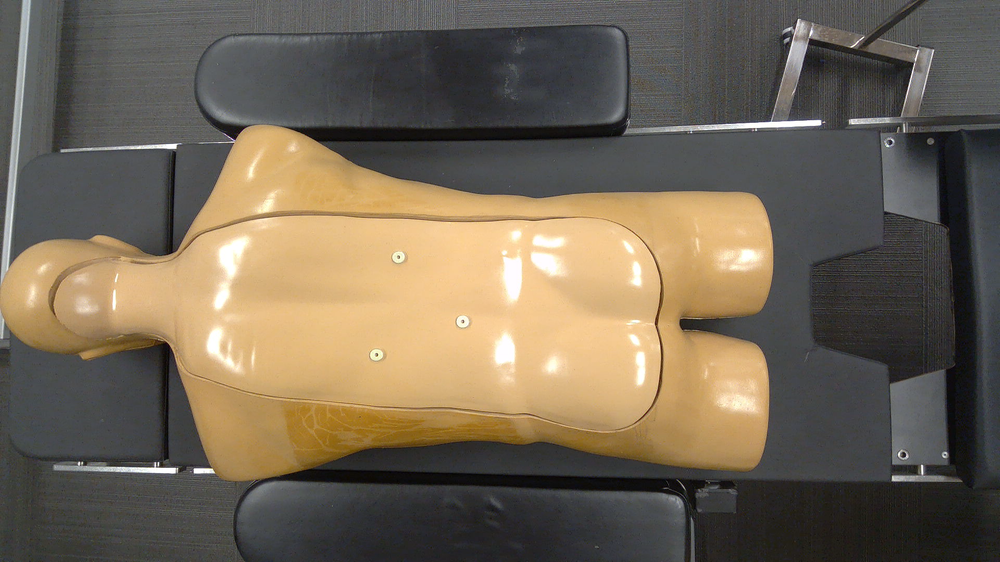
#> input picture rgb.png, 1000 x 562 px, shrunk from 1920 x 1080 before the run
$ jupyter execute Untitled.ipynb
#> lines starting #> are read from the running program, lines starting #| are printed output that depends on the picture; after the words box and inside, x2 and y2 are one past the last pixel; in counts of white or black regions, pixels touching at a corner belong together
[cell 1]
import cv2
import numpy as np
import matplotlib.pyplot as plt

[cell 2]
img = cv2.imread('rgb.png')
#> img is the input picture: shape (562, 1000, 3); mean B, G, R 85.3, 102.3, 113.8

[cell 3]
gray = cv2.cvtColor(img, cv2.COLOR_BGR2GRAY)
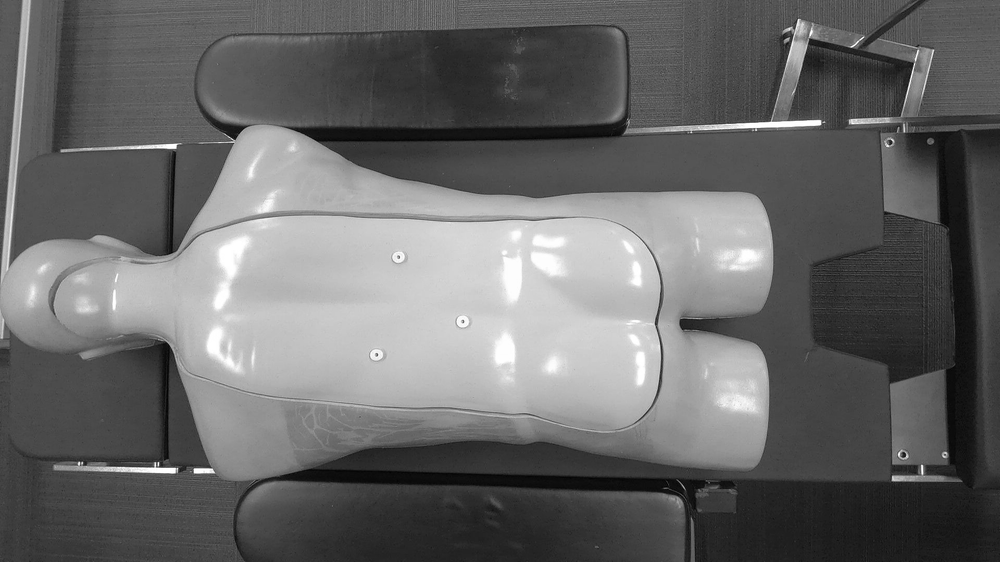
#> gray: shape (562, 1000); min 1, max 255, mean 103.8

[cell 4]
blurred = cv2.medianBlur(gray, 5)

[cell 5]
plt.imshow(blurred, cmap = "gray")
plt.show()

[cell 6]
minDist = 20  # Minimum distance between the centers of detected circles
param1 = 100   # Upper threshold for the internal Canny edge detector
param2 = 20   # Threshold for center detection
minRadius = 8  # Minimum radius of the circles to detect
maxRadius = 15  # Maximum radius of the circles to detect

[cell 7]
circles = cv2.HoughCircles(blurred, cv2.HOUGH_GRADIENT, 1, minDist, param1=param1, param2=param2, minRadius=minRadius, maxRadius=maxRadius)
#> circles = None

[cell 8]
print(circles)
#| None

[cell 9]
if circles is not None:
    circles = np.uint16(np.around(circles))
    for i in circles[0,:]:
        center = (i[0], i[1])
        radius = i[2]
        print(f"Center coordinates: {center}")

        # Draw the outer circle
        cv2.circle(img, center, radius, (0, 255, 0), 2)

        # Draw the center of the circle
        cv2.circle(img, center, 2, (0, 0, 255), 3)

        print(f"Center coordinates: {center}")

[cell 10]
img_rgb = cv2.cvtColor(img, cv2.COLOR_BGR2RGB)
plt.imshow(img_rgb)
plt.show()

[cell 11]
# Display the image with the detected circles
cv2.imshow("Detected Circles", img)
cv2.waitKey(0)
cv2.destroyAllWindows()

[cell 12]
_, thresh = cv2.threshold(blurred, 220, 255, cv2.THRESH_BINARY)
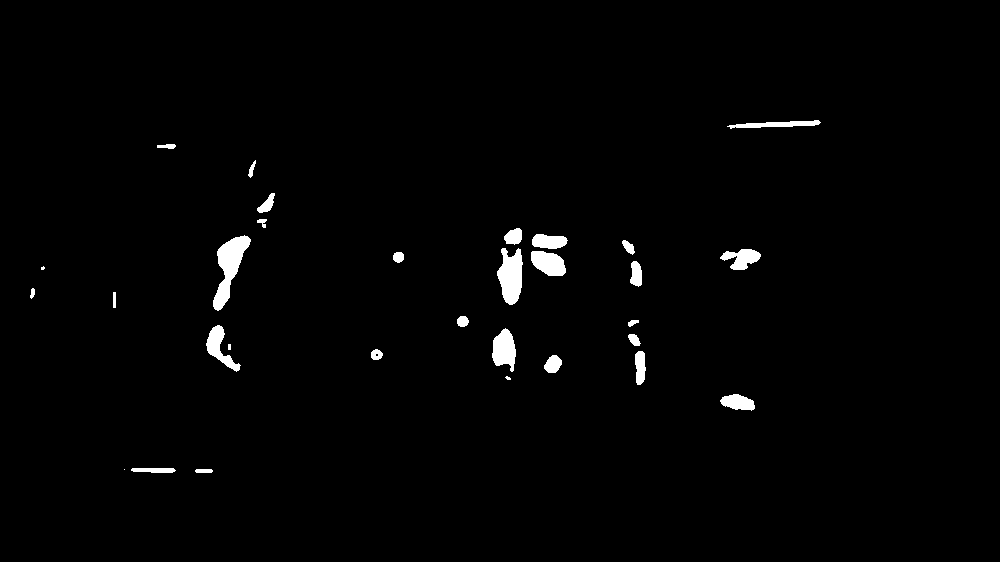
#> thresh: shape (562, 1000); 1.5% white; 31 white regions (4 under 20 px)

[cell 13]
plt.imshow(thresh)
plt.show()

[cell 14]
contours, _ = cv2.findContours(thresh, cv2.RETR_EXTERNAL, cv2.CHAIN_APPROX_SIMPLE)
#> contours = 31 contours, 4 with area under 20; largest, box (x1, y1, x2, y2) and area: (213, 235, 251, 311) 1164, (497, 248, 523, 305) 962, (492, 328, 516, 372) 663, (531, 251, 566, 276) 608, (206, 325, 241, 372) 537

[cell 15]
min_area = 1000
max_area = 10000
sticker_contours = [c for c in contours if min_area < cv2.contourArea(c) < max_area]
#> sticker_contours = 1 contour; box (x1, y1, x2, y2) and area: (213, 235, 251, 311) 1164

[cell 16]
for c in sticker_contours:
    (x, y), radius = cv2.minEnclosingCircle(c)
    center = (int(x), int(y))
    radius = int(radius)
    cv2.circle(img, center, radius, (0, 255, 0), 2)
    cv2.circle(img, center, 2, (0, 0, 255), 3)
    print(f"{center[0]},{center[1]}")
#> this loop made 1 pass
#> (x, y, radius) on pass 1: (232, 273, 39)
#| 232,273
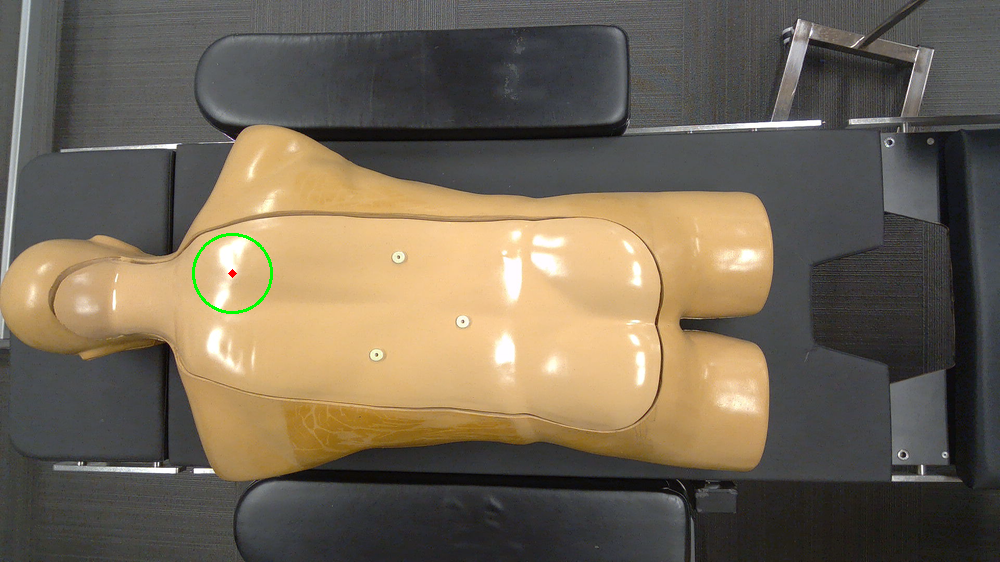
#> img: shape (562, 1000, 3); 0.14% of pixels changed, all inside (x1, y1, x2, y2) = (192, 233, 273, 314)

$ run again, with Region of Interest.png copied over rgb.png
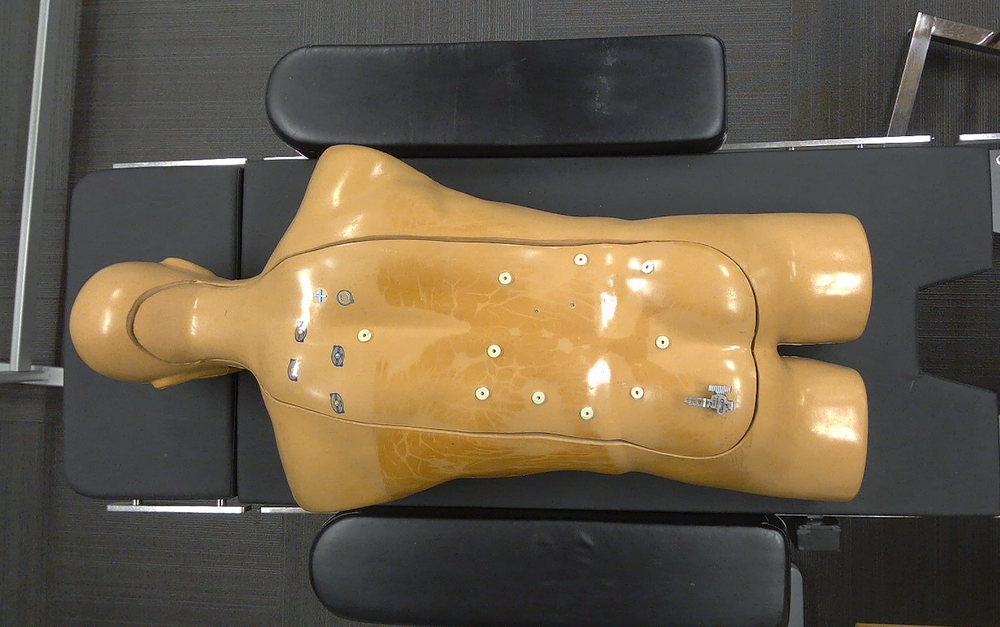
#> input picture Region of Interest.png, 1000 x 627 px, shrunk from 1258 x 789 before the run
#> img is the input picture: shape (627, 1000, 3); mean B, G, R 72.6, 91.6, 104.1
#> `gray = cv2.cvtColor(img, cv2.COLOR_BGR2GRAY)`:
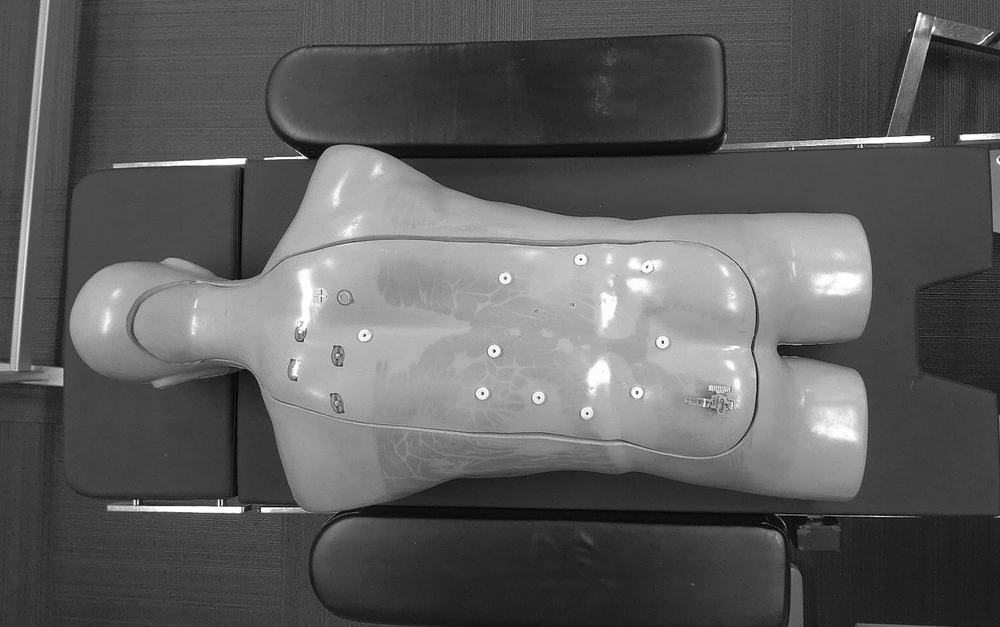
#> gray: shape (627, 1000); min 0, max 255, mean 93.2
#> circles = None
#| None
#> `_, thresh = cv2.threshold(blurred, 220, 255, cv2.THRESH_BINARY)`:
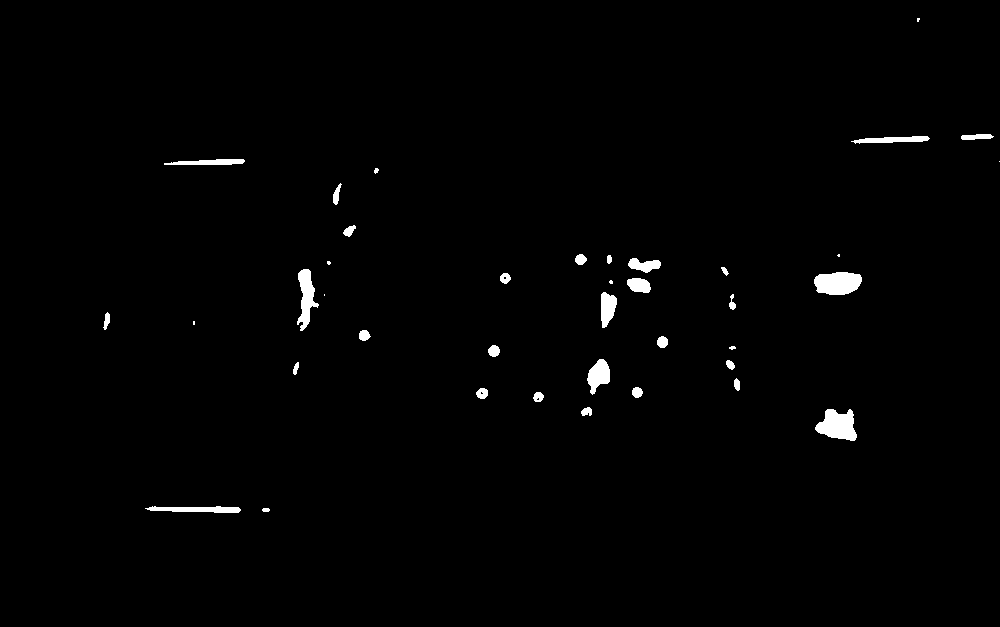
#> thresh: shape (627, 1000); 1.1% white; 39 white regions (7 under 20 px)
#> contours = 39 contours, 10 with area under 20; largest, box (x1, y1, x2, y2) and area: (815, 409, 857, 441) 848, (814, 272, 862, 295) 840, (297, 269, 319, 331) 608, (587, 359, 610, 395) 468, (145, 506, 241, 513) 374
#> sticker_contours = []
